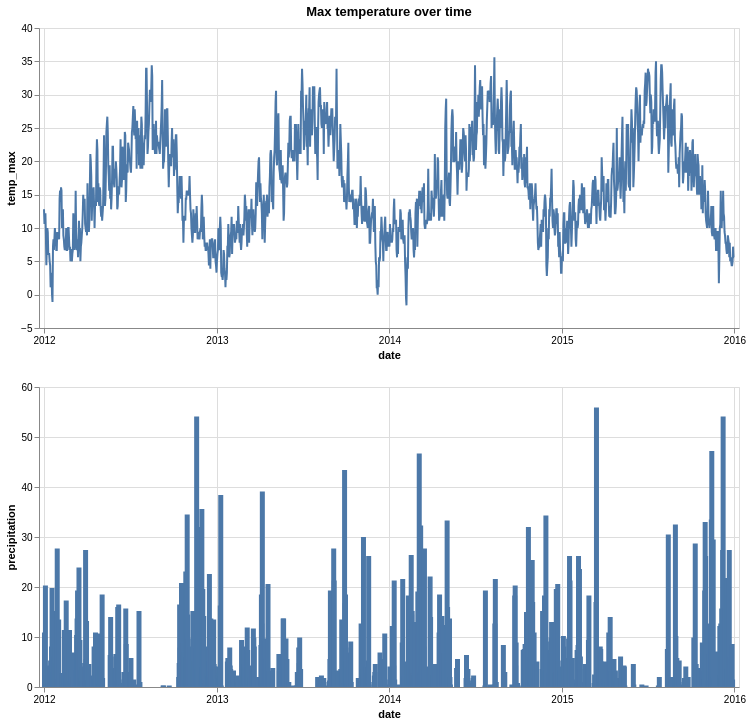

The code cell stored with this chart in its notebook:
### Markdown cell above
## Create a Precipitation Bar Chart

1. Create a bar chart of precipitation over time.
2. Vertically concat your bar chart with your line chart from the previous exercise. The line graph should be on top, bar graph on bottom.
3. Make the x-axis shared.

### Code cell
#TODO
precipitation = alt.Chart(df).mark_bar().encode(
    alt.X('date', axis=alt.Axis(format='%Y', tickCount='year')),
    alt.Y('precipitation'),
).properties(width=700)
combined = alt.vconcat(
    temp_max,
    precipitation
).resolve_scale(x='shared')

combined

### Figure 1 — Vega-Lite specification as saved in the notebook (floating-point values rounded to 4 significant figures; data arrays with more than 128 entries replaced by an {"elided": "..."} marker saying what was removed)
{"config": {"view": {"continuousWidth": 300, "continuousHeight": 300}}, "vconcat": [{"mark": {"type": "line"}, "encoding": {"tooltip": [{"field": "temp_max", "type": "quantitative"}, {"field": "date", "type": "temporal"}], "x": {"axis": {"format": "%Y", "tickCount": "year"}, "field": "date", "type": "temporal"}, "y": {"field": "temp_max", "type": "quantitative"}}, "title": "Max temperature over time", "width": 700}, {"mark": {"type": "bar"}, "encoding": {"x": {"axis": {"format": "%Y", "tickCount": "year"}, "field": "date", "type": "temporal"}, "y": {"field": "precipitation", "type": "quantitative"}}, "width": 700}], "data": {"name": "data-6881b3c76720a51ecae2e2fb5659aff4"}, "resolve": {"scale": {"x": "shared"}}, "$schema": "https://vega.github.io/schema/vega-lite/v6.1.0.json", "datasets": {"data-6881b3c76720a51ecae2e2fb5659aff4": {"elided": "1461 records"}}}
